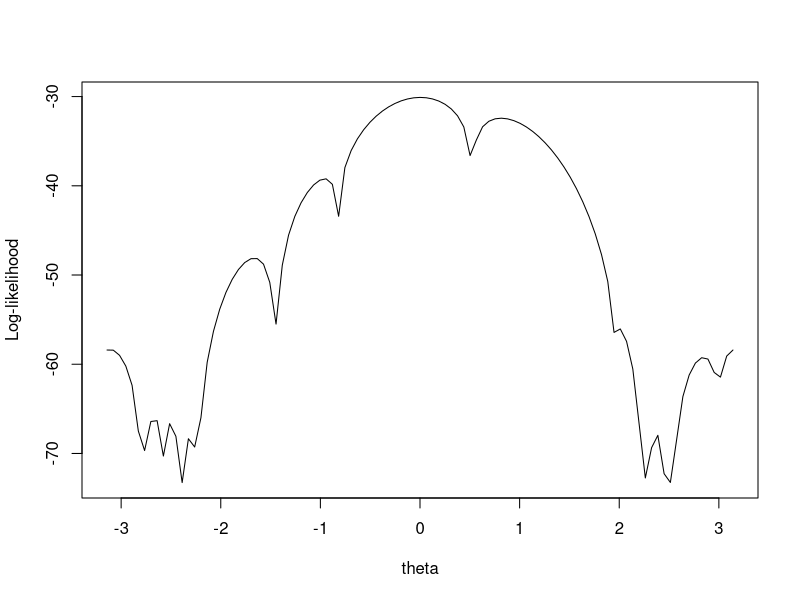
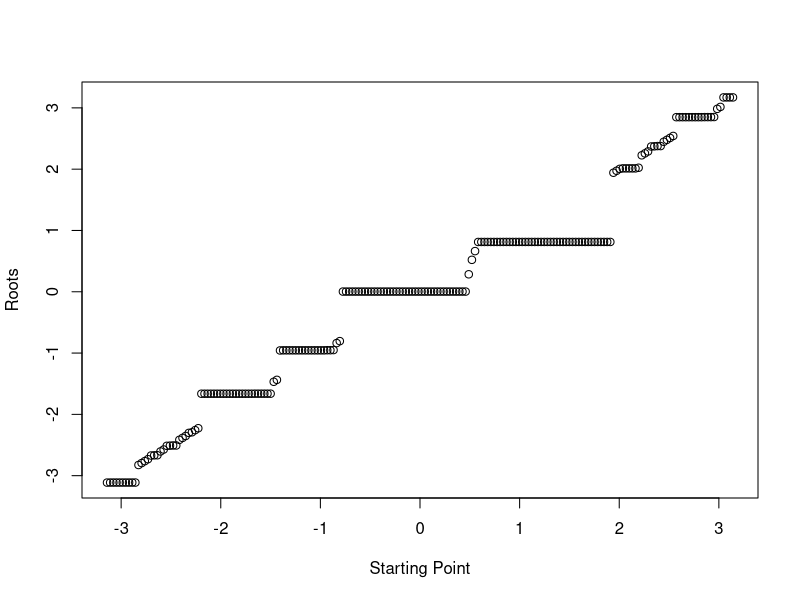
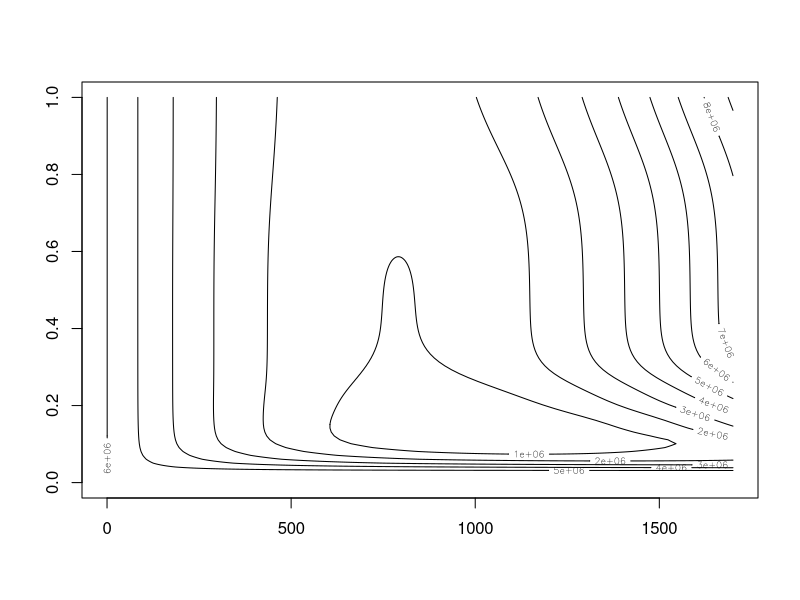

Here is the R script that generated these plots, in order:
## ---- chunk 1
x <- c(3.91, 4.85, 2.28, 4.06, 3.70, 4.04, 5.46, 3.53, 2.28, 1.96,
       2.53, 3.88, 2.22, 3.47, 4.82, 2.46, 2.99, 2.54, 0.52)
lg <- function(theta){
  l1=-19*log(2*pi) + sum(log(1 - cos(x - theta)))
  l1
}
lf <- Vectorize(lg)
curve(lf, from = -pi, to = pi, xname = "theta", ylab = "Log-likelihood")
## ---- chunk 2
theta1=asin(3.236842-pi)
theta2=pi-theta1
theta1
theta2
## ---- chunk 3
x <- c(3.91, 4.85, 2.28, 4.06, 3.70, 4.04, 5.46, 3.53, 2.28, 1.96,
       2.53, 3.88, 2.22, 3.47, 4.82, 2.46, 2.99, 2.54, 0.52)
lg1 <- function(theta){
  sum( sin(x-theta)/(1-cos(x-theta)) )
}
lg2 <- function(theta){
  sum(1/(1-cos(x-theta))^2)
}

start <- c(theta1,theta2)
Newton <- function(start, max, tol = 1e-5){
  sp = start
   for(i in 1:max)
   {
      update = sp - lg1(sp)/lg2(sp)
      if(abs(update -sp) < tol) break
      sp = update
   }
  return( c(sp, i ) )
}
result = matrix(0, 2, 2)
for(i in 1:2)
{
   result[i,] = Newton(start[i], 100)
}
colnames(result) = c('Root', '# of iteration')
rownames(result) = c(theta1,theta2)

knitr::kable(result)

## ---- chunk 4
x <- c(3.91, 4.85, 2.28, 4.06, 3.70, 4.04, 5.46, 3.53, 2.28, 1.96,
       2.53, 3.88, 2.22, 3.47, 4.82, 2.46, 2.99, 2.54, 0.52)
lg1 <- function(theta){
  sum( sin(x-theta)/(1-cos(x-theta)) )
}
lg2 <- function(theta){
  sum(1/(1-cos(x-theta))^2)
}

start <- c(-2.7,2.7)
Newton <- function(start, max, tol = 1e-5){
  sp = start
   for(i in 1:max)
   {
      update = sp - lg1(sp)/lg2(sp)
      if(abs(update -sp) < tol) break
      sp = update
   }
  return( c(sp, i ) )
}
result = matrix(0, 2, 2)
for(i in 1:2)
{
   result[i,] = Newton(start[i], 100)
}
colnames(result) = c('Root', '# of iteration')
rownames(result) = c(-2.7,2.7)

knitr::kable(result)
## ---- chunk 5
x <- c(3.91, 4.85, 2.28, 4.06, 3.70, 4.04, 5.46, 3.53, 2.28, 1.96,
       2.53, 3.88, 2.22, 3.47, 4.82, 2.46, 2.99, 2.54, 0.52)
lg1 <- function(theta){
  sum( sin(x-theta)/(1-cos(x-theta)) )
}
lg2 <- function(theta){
  sum(1/(1-cos(x-theta))^2)
}

start <- c(seq(-pi,pi, length=200))
Newton <- function(start, max, tol = 1e-5){
  sp = start
   for(i in 1:max)
   {
      update = sp - lg1(sp)/lg2(sp)
      if(abs(update -sp) < tol) break
      sp = update
   }
  return( c(sp, i ) )
}
result = matrix(0, 200, 2)
for(i in 1:200)
{
   result[i,] = Newton(start[i], 1000)
}
colnames(result) = c('Root', '# of iteration')
rownames(result) = c(seq(-pi,pi, length=200))

knitr::kable(result)

plot(seq(-pi, pi, length = 200), result[,1], xlab = "Starting Point", ylab = "Roots")
## ---- chunk 6
beetles <- data.frame(
    days    = c(0,  8,  28,  41,  63,  69,   97, 117,  135,  154),
    beetles = c(2, 47, 192, 256, 768, 896, 1120, 896, 1184, 1024))
## ---- chunk 7
g <- function(k,r) {
  k*2/(2 + (k-2)*exp(-r*beetles$days))
}

ge <- function(k,r){
  sum( (beetles$beetles - g(k, r))^2 )
}
r <- seq(0,1,length.out = 100)
k <- seq(0,1700,length.out = 10000)
m <- outer(k, r, FUN = Vectorize(ge))
contour(k, r, m)
## ---- chunk 8
beetles <- data.frame(
    days    = c(0, 8, 28, 41, 63, 69, 97, 117, 135, 154),
    beetles = c(2, 47, 192, 256, 768, 896, 1120, 896, 1184, 1024))

lg <- function(theta) {
  K = theta[1]
  r = theta[2]
  sigma = theta[3]
  l1= -sum(dnorm(log(beetles$beetles), log((2*K)/(2 + (K - 2)*exp(-r*beetles$days))), sigma, log =TRUE))
return(l1)
}
library(stats)
options(warn=-1)
mle=optim(c(1100,0.2,3),lg,method="BFGS",hessian=TRUE)
mle
